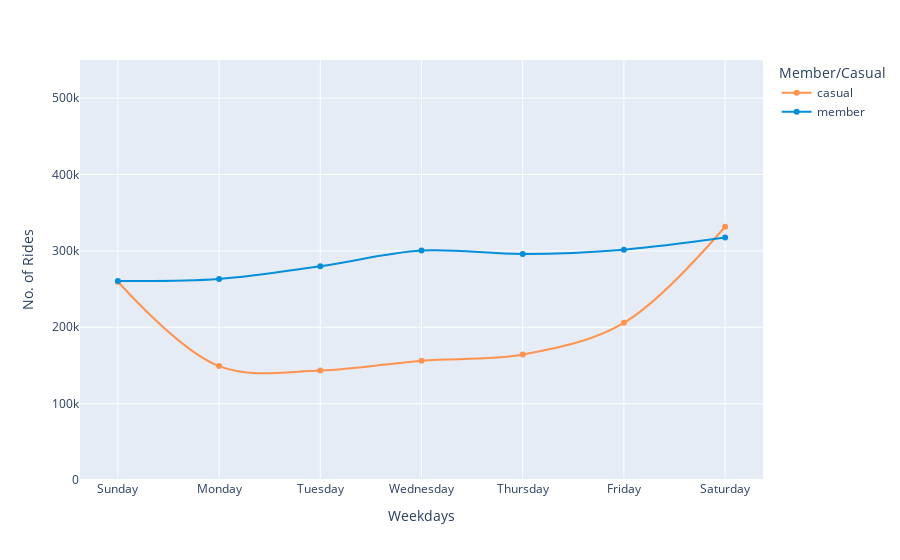

Notebook cell for this chart:
### Code cell
fig_3 = data.groupby(['day_of_week', 'member_casual'], as_index=False).count()

px.line(fig_3, x = 'day_of_week', y = 'ride_id', range_y = [0,550000],
        color = 'member_casual',  
        line_shape = 'spline',
        markers=True,
        labels = {'ride_id': 'No. of Rides', 'day_of_week': 'Weekdays', 'member_casual': 'Member/Casual'},
        hover_name = 'member_casual', hover_data = {'member_casual': False, 'month': False, 'ride_id': True}, 
        color_discrete_map = {'casual': '#FF934F', 'member': '#058ED9'})

### Figure 1 — Plotly figure (JSON) as saved in the notebook; plotly's stock layout.template omitted (floating-point values rounded to 4 significant figures)
{"data": [{"customdata": [["casual", 259667], ["casual", 149134], ["casual", 143307], ["casual", 156293], ["casual", 164217], ["casual", 205877], ["casual", 331678]], "hovertemplate": "<b>%{hovertext}</b><br><br>Weekdays=%{x}<br>No. of Rides=%{y}<extra></extra>", "hovertext": ["casual", "casual", "casual", "casual", "casual", "casual", "casual"], "legendgroup": "casual", "line": {"color": "#FF934F", "dash": "solid", "shape": "spline"}, "marker": {"symbol": "circle"}, "mode": "markers+lines", "name": "casual", "orientation": "v", "showlegend": true, "type": "scatter", "x": ["Sunday", "Monday", "Tuesday", "Wednesday", "Thursday", "Friday", "Saturday"], "xaxis": "x", "y": [259667, 149134, 143307, 156293, 164217, 205877, 331678], "yaxis": "y"}, {"customdata": [["member", 260720], ["member", 263226], ["member", 279915], ["member", 300426], ["member", 295923], ["member", 301624], ["member", 317425]], "hovertemplate": "<b>%{hovertext}</b><br><br>Weekdays=%{x}<br>No. of Rides=%{y}<extra></extra>", "hovertext": ["member", "member", "member", "member", "member", "member", "member"], "legendgroup": "member", "line": {"color": "#058ED9", "dash": "solid", "shape": "spline"}, "marker": {"symbol": "circle"}, "mode": "markers+lines", "name": "member", "orientation": "v", "showlegend": true, "type": "scatter", "x": ["Sunday", "Monday", "Tuesday", "Wednesday", "Thursday", "Friday", "Saturday"], "xaxis": "x", "y": [260720, 263226, 279915, 300426, 295923, 301624, 317425], "yaxis": "y"}], "layout": {"legend": {"title": {"text": "Member/Casual"}, "tracegroupgap": 0}, "margin": {"t": 60}, "xaxis": {"anchor": "y", "domain": [0, 1], "title": {"text": "Weekdays"}}, "yaxis": {"anchor": "x", "domain": [0, 1], "range": [0, 550000], "title": {"text": "No. of Rides"}}}}
